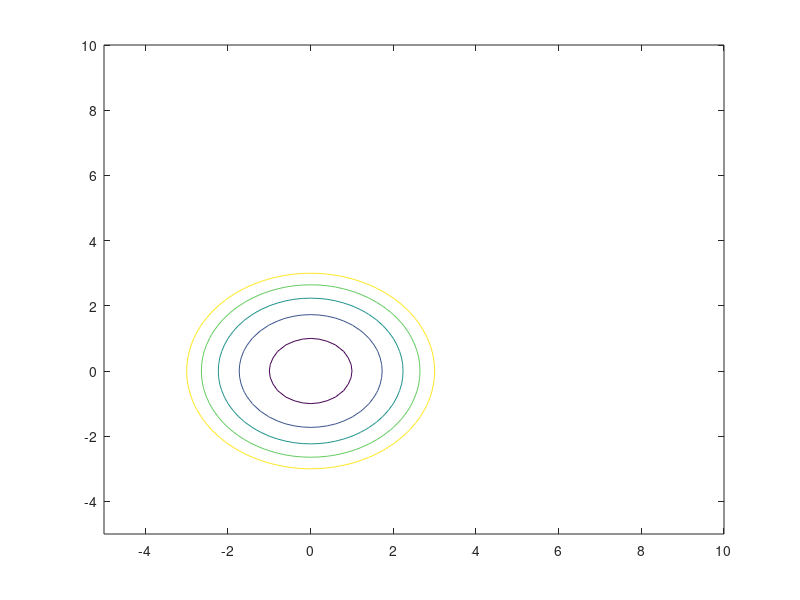

Write the MATLAB code that produced this figure. (Note: this script raises an error after producing the figure.)
function cont3n()
% cont3n()
% To plot the contours of two objective functions in the parameter space
% by optimization without not-strict restrictions

% All Rights Reserved, 
% Revision 3.0, Oct. 1996
% Evolution Strategy Toolbox 1993-96
% To Thanh Binh University of Magdeburg Germany



hold off
xx = [-5:0.2:10]';
yy = [-5:0.2:10]';
[x1,y1]=meshgrid(xx',yy');
meshd1 = x1.^2+y1.^2 ;meshd2 = (x1-5).^2+(y1-5).^2;
axis([-5,10,-5,10]);
contour(xx,yy,meshd1,1:2:10)
hold on
contour(xx,yy,meshd2,conts)
plot(0,0,'wo',5,5,'wo')

